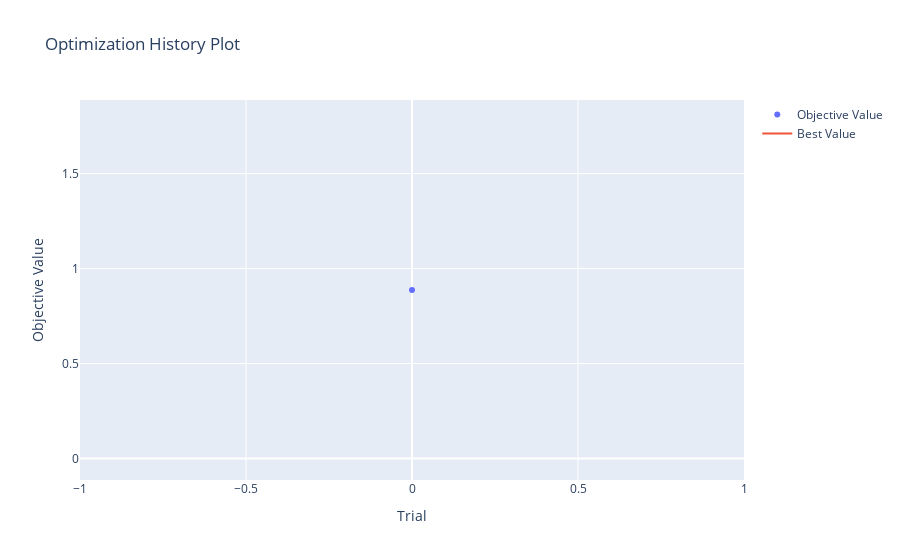

This figure's notebook cell:
### Markdown cell above
### AdaBoost

### Code cell
def objective_ab(trial):
    ab_params = {
        "n_estimators": trial.suggest_int("n_estimators", low = 100, high = 2000),
        "learning_rate": trial.suggest_float("learning_rate", 1e-3, 1, log = True),
    }
    kf = KFold(n_splits = 5, shuffle = True, random_state = 123)
    values_test = []
    ab = AdaBoostClassifier(**ab_params)
    for trf_index, tef_index in kf.split(X_train): # train and test folds of train data (only data we use now)
        X_trf, X_tef = X_train.iloc[trf_index], X_train.iloc[tef_index]
        y_trf, y_tef = y_train.iloc[trf_index], y_train.iloc[tef_index]
        ab.fit(X_trf, y_trf)
        values_test.append(roc_auc_score(y_tef, ab.predict_proba(X_tef)[:,1]))
    return np.mean(np.array(values_test))

study = optuna.create_study(direction = 'maximize')
study.optimize(objective_ab, n_trials = 1)
fig = vis.plot_optimization_history(study)
fig.show()
print('Study Summary')
print(study.best_params)
print('AUC-ROC:', study.best_value)
print('Best model results')
grid4 = AdaBoostClassifier(**study.best_params)
grid4.fit(X_train, y_train)
joblib.dump(grid4, 'sp_adaboost.pkl')
y_val_pred = grid3.predict(X_val)
y_val_proba = grid3.predict_proba(X_val)[:,1]
fpr4, tpr4, thresholds = roc_curve(y_val, y_val_proba, pos_label = 1)
plt.plot(fpr4, tpr4, '-o', linewidth=2, label = 'XGBoost')
plt.plot([0,1], [0,1], 'k--' )
plt.legend()
n_arg = np.argmin(abs(tpr4-1))
thr_opt = thresholds[n_arg]
print('Optimal threshold', thr_opt)
# Putting metrics here as well 
print('Test Metrics')
y_test_proba = grid4.predict_proba(X_test)[:,1]
y_test_final = y_test_proba.copy()
y_test_final[y_test_proba >= thr_opt] = 1
y_test_final[y_test_proba < thr_opt] = 0
print(accuracy_score(y_test, y_test_final)) # accuracy
print(roc_auc_score(y_test, y_test_proba)) # roc auc
print(confusion_matrix(y_test, y_test_final)) # confusion matrix

### Figure 1 — Plotly figure (JSON) as saved in the notebook; plotly's stock layout.template omitted (floating-point values rounded to 4 significant figures)
{"data": [{"mode": "markers", "name": "Objective Value", "type": "scatter", "x": [0], "y": [0.8872]}, {"mode": "lines", "name": "Best Value", "type": "scatter", "x": [0], "y": [0.8872]}, {"marker": {"color": "#cccccc"}, "mode": "markers", "name": "Infeasible Trial", "showlegend": false, "type": "scatter", "x": [], "y": []}], "layout": {"title": {"text": "Optimization History Plot"}, "xaxis": {"title": {"text": "Trial"}}, "yaxis": {"title": {"text": "Objective Value"}}}}
